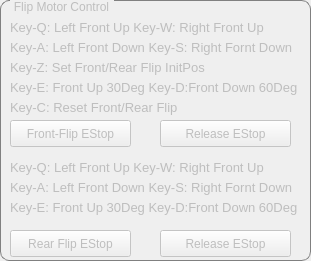
   <widget class="QGroupBox" name="flipmotorControlGroupBox">
    <property name="enabled">
     <bool>false</bool>
    </property>
    <property name="geometry">
     <rect>
      <x>670</x>
      <y>200</y>
      <width>311</width>
      <height>261</height>
     </rect>
    </property>
    <property name="styleSheet">
     <string notr="true">QGroupBox{
	border:1px solid gray;
	border-radius: 9px;
	margin-top:0.5em;} 
 QGroupBox::title{
	subcontrol-origin:margin;
	left:10px;
	padding: 0 3 px 2 3px}</string>
    </property>
    <property name="title">
     <string>Flip Motor Control</string>
    </property>
    <widget class="QPushButton" name="pushButtonRFRelease">
     <property name="geometry">
      <rect>
       <x>160</x>
       <y>230</y>
       <width>131</width>
       <height>27</height>
      </rect>
     </property>
     <property name="text">
      <string>Release EStop</string>
     </property>
     <property name="iconSize">
      <size>
       <width>32</width>
       <height>32</height>
      </size>
     </property>
    </widget>
    <widget class="QPushButton" name="pushButtonRFEStop">
     <property name="geometry">
      <rect>
       <x>10</x>
       <y>230</y>
       <width>121</width>
       <height>27</height>
      </rect>
     </property>
     <property name="text">
      <string>Rear Flip EStop</string>
     </property>
     <property name="iconSize">
      <size>
       <width>32</width>
       <height>32</height>
      </size>
     </property>
    </widget>
    <widget class="QPushButton" name="pushButtonFFEStop">
     <property name="geometry">
      <rect>
       <x>10</x>
       <y>120</y>
       <width>121</width>
       <height>27</height>
      </rect>
     </property>
     <property name="text">
      <string>Front-Flip EStop</string>
     </property>
     <property name="iconSize">
      <size>
       <width>32</width>
       <height>32</height>
      </size>
     </property>
    </widget>
    <widget class="QPushButton" name="pushButtonFFRelease">
     <property name="geometry">
      <rect>
       <x>160</x>
       <y>120</y>
       <width>131</width>
       <height>27</height>
      </rect>
     </property>
     <property name="text">
      <string>Release EStop</string>
     </property>
     <property name="iconSize">
      <size>
       <width>32</width>
       <height>32</height>
      </size>
     </property>
    </widget>
    <widget class="QLabel" name="label_35">
     <property name="geometry">
      <rect>
       <x>10</x>
       <y>20</y>
       <width>281</width>
       <height>16</height>
      </rect>
     </property>
     <property name="text">
      <string>&lt;html&gt;&lt;head/&gt;&lt;body&gt;&lt;p&gt;&lt;span style=&quot; font-size:10pt;&quot;&gt;Key-Q: Left Front Up Key-W: Right Front Up&lt;/span&gt;&lt;/p&gt;&lt;/body&gt;&lt;/html&gt;</string>
     </property>
     <property name="textFormat">
      <enum>Qt::AutoText</enum>
     </property>
    </widget>
    <widget class="QLabel" name="label_36">
     <property name="geometry">
      <rect>
       <x>10</x>
       <y>40</y>
       <width>291</width>
       <height>16</height>
      </rect>
     </property>
     <property name="text">
      <string>&lt;html&gt;&lt;head/&gt;&lt;body&gt;&lt;p&gt;&lt;span style=&quot; font-size:10pt;&quot;&gt;Key-A: Left Front Down Key-S: Right Fornt Down&lt;/span&gt;&lt;/p&gt;&lt;/body&gt;&lt;/html&gt;</string>
     </property>
     <property name="textFormat">
      <enum>Qt::AutoText</enum>
     </property>
    </widget>
    <widget class="QLabel" name="label_37">
     <property name="geometry">
      <rect>
       <x>10</x>
       <y>60</y>
       <width>281</width>
       <height>16</height>
      </rect>
     </property>
     <property name="text">
      <string>&lt;html&gt;&lt;head/&gt;&lt;body&gt;&lt;p&gt;&lt;span style=&quot; font-size:10pt;&quot;&gt;Key-Z: Set Front/Rear Flip InitPos&lt;/span&gt;&lt;/p&gt;&lt;/body&gt;&lt;/html&gt;</string>
     </property>
     <property name="textFormat">
      <enum>Qt::AutoText</enum>
     </property>
    </widget>
    <widget class="QLabel" name="label_47">
     <property name="geometry">
      <rect>
       <x>10</x>
       <y>80</y>
       <width>291</width>
       <height>16</height>
      </rect>
     </property>
     <property name="text">
      <string>&lt;html&gt;&lt;head/&gt;&lt;body&gt;&lt;p&gt;&lt;span style=&quot; font-size:10pt;&quot;&gt;Key-E: Front Up 30Deg Key-D:Front Down 60Deg&lt;/span&gt;&lt;/p&gt;&lt;/body&gt;&lt;/html&gt;</string>
     </property>
     <property name="textFormat">
      <enum>Qt::AutoText</enum>
     </property>
    </widget>
    <widget class="QLabel" name="label_38">
     <property name="geometry">
      <rect>
       <x>10</x>
       <y>100</y>
       <width>281</width>
       <height>16</height>
      </rect>
     </property>
     <property name="text">
      <string>&lt;html&gt;&lt;head/&gt;&lt;body&gt;&lt;p&gt;&lt;span style=&quot; font-size:10pt;&quot;&gt;Key-C: Reset Front/Rear Flip&lt;/span&gt;&lt;/p&gt;&lt;/body&gt;&lt;/html&gt;</string>
     </property>
     <property name="textFormat">
      <enum>Qt::AutoText</enum>
     </property>
    </widget>
    <widget class="QLabel" name="label_39">
     <property name="geometry">
      <rect>
       <x>10</x>
       <y>160</y>
       <width>281</width>
       <height>16</height>
      </rect>
     </property>
     <property name="text">
      <string>&lt;html&gt;&lt;head/&gt;&lt;body&gt;&lt;p&gt;&lt;span style=&quot; font-size:10pt;&quot;&gt;Key-Q: Left Front Up Key-W: Right Front Up&lt;/span&gt;&lt;/p&gt;&lt;/body&gt;&lt;/html&gt;</string>
     </property>
     <property name="textFormat">
      <enum>Qt::AutoText</enum>
     </property>
    </widget>
    <widget class="QLabel" name="label_40">
     <property name="geometry">
      <rect>
       <x>10</x>
       <y>180</y>
       <width>291</width>
       <height>16</height>
      </rect>
     </property>
     <property name="text">
      <string>&lt;html&gt;&lt;head/&gt;&lt;body&gt;&lt;p&gt;&lt;span style=&quot; font-size:10pt;&quot;&gt;Key-A: Left Front Down Key-S: Right Fornt Down&lt;/span&gt;&lt;/p&gt;&lt;/body&gt;&lt;/html&gt;</string>
     </property>
     <property name="textFormat">
      <enum>Qt::AutoText</enum>
     </property>
    </widget>
    <widget class="QLabel" name="label_48">
     <property name="geometry">
      <rect>
       <x>10</x>
       <y>200</y>
       <width>291</width>
       <height>16</height>
      </rect>
     </property>
     <property name="text">
      <string>&lt;html&gt;&lt;head/&gt;&lt;body&gt;&lt;p&gt;&lt;span style=&quot; font-size:10pt;&quot;&gt;Key-E: Front Up 30Deg Key-D:Front Down 60Deg&lt;/span&gt;&lt;/p&gt;&lt;/body&gt;&lt;/html&gt;</string>
     </property>
     <property name="textFormat">
      <enum>Qt::AutoText</enum>
     </property>
    </widget>
   </widget>
